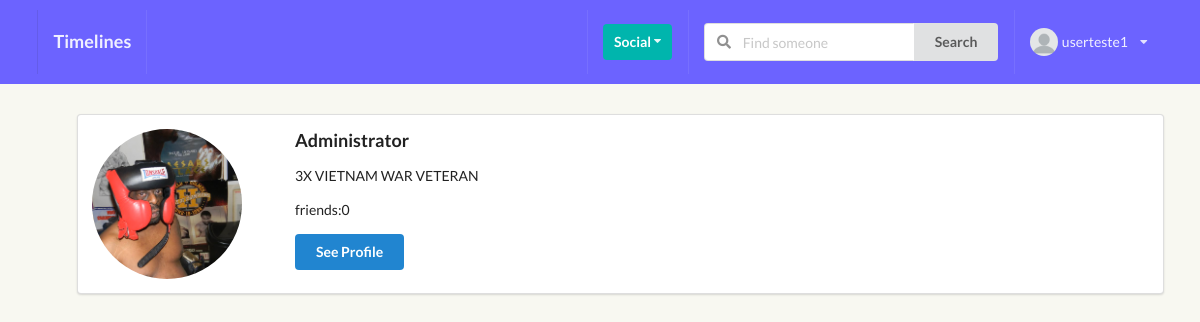
Page /profiles/to_invite/ (signed in) on the earlier database version.
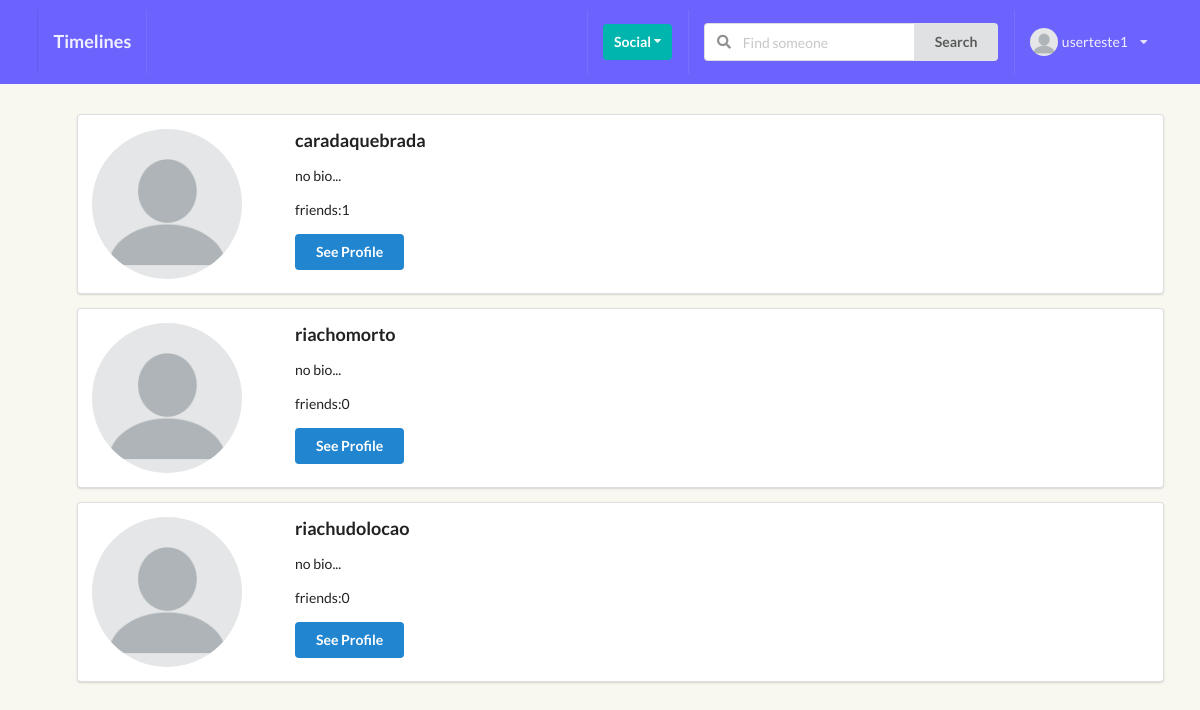
Same page on the later database version.
### perfil/models.py (models this page shows, shortened)
class Profile(models.Model):
    first_name = models.CharField(max_length=200, blank=True)
    last_name = models.CharField(max_length=200, blank=True)
    username = models.OneToOneField(User, on_delete=models.CASCADE)
    bio = models.TextField(default="no bio...", max_length=300)
    email = models.EmailField(max_length=200, blank=True)
    country = models.CharField(max_length=200, blank=True)
    avatar = models.ImageField(default='avatar.png', upload_to='avatars/')
    friends = models.ManyToManyField(User, blank=True, related_name='friends')
    slug = models.SlugField(unique=True, blank=True)
    updated = models.DateTimeField(auto_now=True)
    created = models.DateTimeField(auto_now_add=True)
    objects = ProfileManager()
    def __str__(self):
        return f"{self.username}"
    def get_absolute_url(self):
        return reverse("perfil:profile_detail_view", kwargs={"slug": self.slug})
    def get_friends_no(self):
        return self.friends.count()
    __initial_first_name = None
    __initial_last_name = None
    def __init__(self, *args, **kwargs):
        super().__init__(*args, **kwargs)
        self.__initial_first_name = self.first_name
        self.__initial_last_name = self.last_name

### perfil/views.py (the view)
# urls.py: path('to_invite/', invite_profiles_list_view, name="invite-profiles-view"),
@login_required
def invite_profiles_list_view(request):
    user = request.user
    qs = Profile.objects.get_all_profiles_to_invite(user)
    context = {'qs': qs}
    return render(request, 'perfil/to_invite_list.html', context)

### perfil/context_processors.py (called while the page is built)
def profile_pic(request):
    if request.user.is_authenticated:
        profile_obj = Profile.objects.get(username=request.user)
        pic = profile_obj.avatar
        return {'picture':pic}
    return {}

def invitations_received_no(request):
    if request.user.is_authenticated:
        profile_obj = Profile.objects.get(username=request.user)
        qs_count = Relationship.objects.invitations_received(profile_obj).count()
        return {'invites_num':qs_count}
    return {}

### perfil/models.py (called while the page is built)
    def get_all_profiles_to_invite(self, sender):
        profiles = Profile.objects.all().exclude(username=sender)
        profile = Profile.objects.get(username=sender)
        qs = Relationship.objects.filter(Q(sender=profile) | Q(receiver=profile))
        print(qs)
        accepted = []
        for rel in qs:
            if rel.status == 'accepted':
                accepted.append(rel.receiver)
                accepted.append(rel.sender)
        print(accepted)
        available = [profile for profile in profiles if profile not in accepted]
        print(available)
        return available

    def __str__(self):
        return f'{self.sender}-{self.receiver}-{self.status}'

### perfil/templates/perfil/to_invite_list.html (shortened to what this page needs)
{% extends 'base.html' %} {% block title %} Invite Friends {% endblock title %} {% block content %}
<ul>
    {% for invite in qs %}
    <div class="ui segment">
        <div class="ui grid">
            <div class="row">
                <div class="three wide column">
                    <img class="ui small circular image fullpc profile-pic" src={{invite.avatar.url}}>
                </div>
                <div class="thirteen wide column">
                    <h3>{{invite.username}}</h3>
                    <p>{{invite.bio}}</p>
                    <p>friends:{{invite.get_friends_no}}</p>
                    <a href={{ invite.get_absolute_url }}><button class="ui primary button">See Profile</button></a>
                    <br>
                </div>
            </div>
        </div>
    </div>
    {% endfor %}
</ul>
{% endblock content %}

Differences in the rows shown:
no longer on this page (row edited): Profile: avatar (picture), username "Administrator", bio "3X VIETNAM WAR VETERAN", get_friends_no "0"
added Profile: avatar (placeholder picture), username "caradaquebrada", bio "no bio...", get_friends_no "1"
added Profile: avatar (placeholder picture), username "riachomorto", bio "no bio...", get_friends_no "0"
added Profile: avatar (placeholder picture), username "riachudolocao", bio "no bio...", get_friends_no "0"
